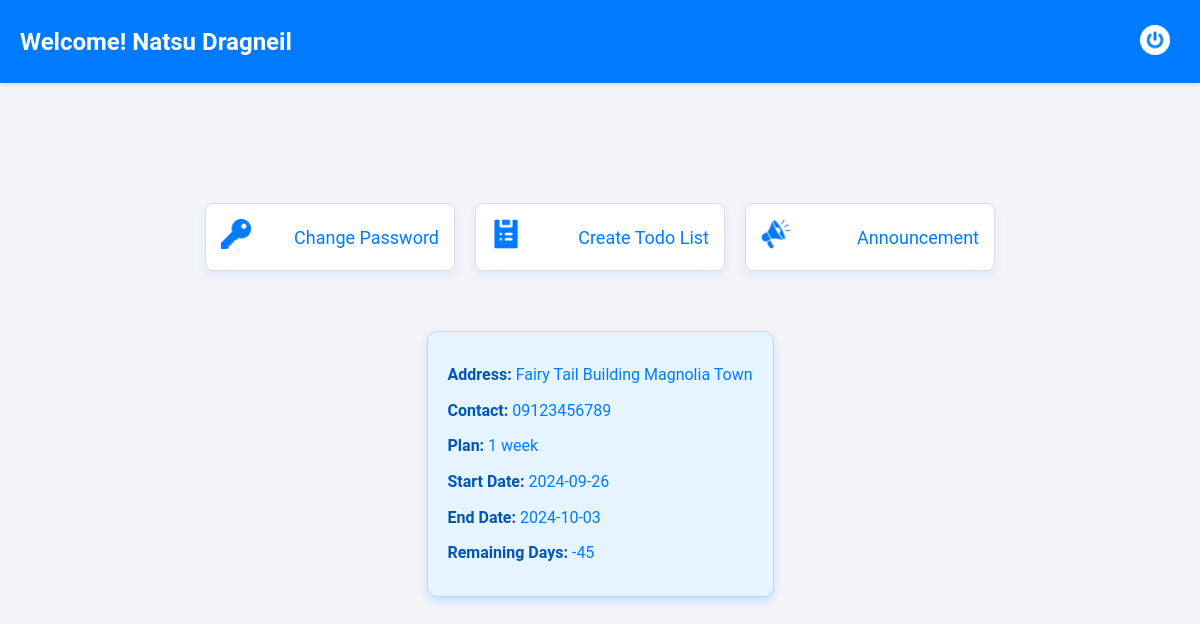
The app's page /src/user/homepage.php (signed in) with its own data.
### tables this page shows
CREATE TABLE `members` (
  `id` int(11) NOT NULL,
  `member_name` varchar(100) NOT NULL,
  `address` varchar(100) NOT NULL,
  `contact` varchar(100) NOT NULL,
  `plan` varchar(50) NOT NULL,
  `temp_password` varchar(100) NOT NULL,
  `start_date` date DEFAULT NULL,
  `end_date` date DEFAULT NULL,
  `last_viewed_announcement` datetime DEFAULT NULL
);

### src/user/homepage.php (the view, shortened to what this page needs)
<?php
include '../../config/database.php';
$contact = $_SESSION['contact'];
$sql = "SELECT address, contact, plan, start_date, end_date, last_viewed_announcement FROM members WHERE contact = ?";
$stmt = $conn->prepare($sql);
$stmt->bind_param("s", $contact);
$stmt->execute();
$result = $stmt->get_result();
if ($result->num_rows > 0) {
    $member = $result->fetch_assoc();
} else {
    echo "Error fetching member details.";
    exit();
}
$sql = "SELECT *,
        DATEDIFF(end_date, CURDATE()) AS remaining_days
        FROM members
        WHERE contact = ?";
$stmt = $conn->prepare($sql);
$stmt->bind_param("s", $contact);
$stmt->execute();
$result = $stmt->get_result();
if ($result->num_rows > 0) {
    $member = $result->fetch_assoc();
} else {
    echo "Error fetching member details.";
    exit();
}
?>
<!DOCTYPE html>
<html lang="en">
<head>
    <link rel="stylesheet" href="../../asset/style.css">
</head>
<body>
    <div class="container">
        <div class="header">
            <div class="logo">
                Welcome! <?php echo htmlspecialchars($_SESSION['member_name']); ?>
            </div>
            <form method="GET" action="../../php/user/logout.php">
                <button type="submit" name="logout" class="logout-button">
                    <img src="../../asset/icon/logout.png" alt="Logout" class="icon">
                </button>
            </form>
        </div>
        <div class="cards-container">
            <div class="card">
                <a href="password/changePassword.php"  class="card-link">
                    <span class="card-icon">
                        <img src="../../asset/icon/key.png" alt="Change Password" class="icon">
                    </span>
                    Change Password
                </a>
            </div>
            <div class="card">
                <a href="todolist/todoList.php" class="card-link">
                    <span class="card-icon">
                    <img src="../../asset/icon/list.png" alt="Create Todo List" class="icon">
                    </span>
                    Create Todo List
                </a>
            </div>
            <div class="card">
                <a href="announcement/announcement.php" class="card-link">
                    <span class="card-icon">
                    <img src="../../asset/icon/announcement.png" alt="Announcement" class="icon">
                    </span>
                    Announcement
                </a>
            </div>
        </div>
        <div class="details-container">
            <p><strong>Address:</strong> <?php echo htmlspecialchars($member['address']); ?></p>
            <p><strong>Contact:</strong> <?php echo htmlspecialchars($member['contact']); ?></p>
            <p><strong>Plan:</strong> <?php echo htmlspecialchars($member['plan']); ?></p>
            <p><strong>Start Date:</strong> <?php echo htmlspecialchars($member['start_date']); ?></p>
            <p><strong>End Date:</strong> <?php echo htmlspecialchars($member['end_date']); ?></p>
            <p><strong>Remaining Days:</strong> <?php echo htmlspecialchars($member['remaining_days']); ?></p>
        </div>
    </div>
</body>
</html>

### asset/style.css (style rules this page uses)
* { margin: 0; padding: 0; box-sizing: border-box; font-family: "Roboto", sans-serif; }
body { background-color: #f4f4f9; color: #333333; display: flex; justify-content: center; align-items: center; min-height: 100vh; }
.header { width: 100%; background-color: #007bff; padding: 15px 20px; display: flex; justify-content: space-between; align-items: center; box-shadow: 0 2px 5px rgba(0, 0, 0, 0.1); position: fixed; top: 0; left: 0; }
.logo { font-size: 24px; font-weight: bold; color: #ffffff; cursor: pointer; }
p { color: red; }
a { text-decoration: none; color: #ffffff; }
.logout-button { background-color: transparent; border: none; cursor: pointer; padding: 10px; transition: transform 0.3s ease; }
.icon { width: 30px; height: auto; transition: transform 0.3s ease; }
.cards-container { display: flex; flex-wrap: wrap; gap: 20px; justify-content: center; padding: 20px; }
.card { display: inline-block; width: 250px; padding: 15px; border: 1px solid #dddddd; border-radius: 8px; box-shadow: 0 4px 8px rgba(0, 123, 255, 0.1); transition: box-shadow 0.3s ease; background-color: #ffffff; }
.card-link { text-decoration: none; font-size: 18px; display: flex; justify-content: space-between; align-items: center; color: #007bff; position: relative; }
.card-icon { font-size: 24px; transition: transform 0.3s ease; }
.container { display: flex; flex-direction: column; gap: 20px; padding: 5px; width: 95%; }
button { background: none; border: none; padding: 0; margin: 0; }
.details-container { background-color: #e6f4ff; border: 1px solid #b3daff; padding: 20px; border-radius: 10px; max-width: 600px; margin: 20px auto; box-shadow: 0 4px 8px rgba(0, 123, 255, 0.2); }
.details-container p { font-size: 16px; line-height: 1.6; margin: 10px 0; color: #007bff; }
.details-container strong { color: #0056b3; }

### records on screen
members: address "Fairy Tail Building Magnolia Town", contact "09123456789", plan "1 week", start_date "2024-09-26", end_date "2024-10-03"

### other values on screen
$_SESSION['member_name'] "Natsu Dragneil"
$member['remaining_days'] "-45"
